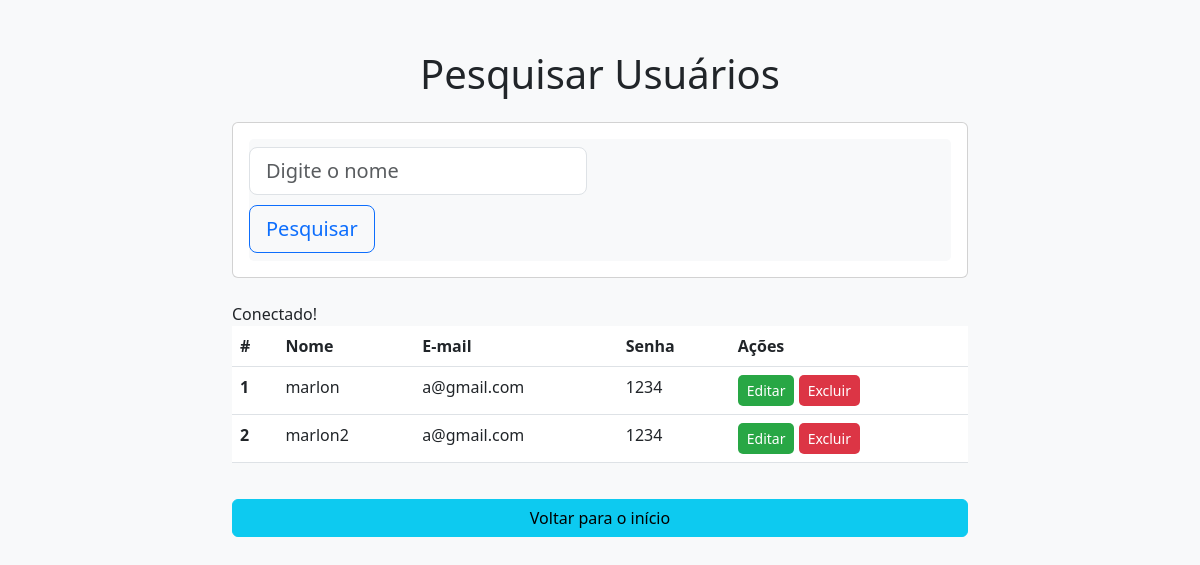
The app's page /pessoas/pesquisa.php, older data.
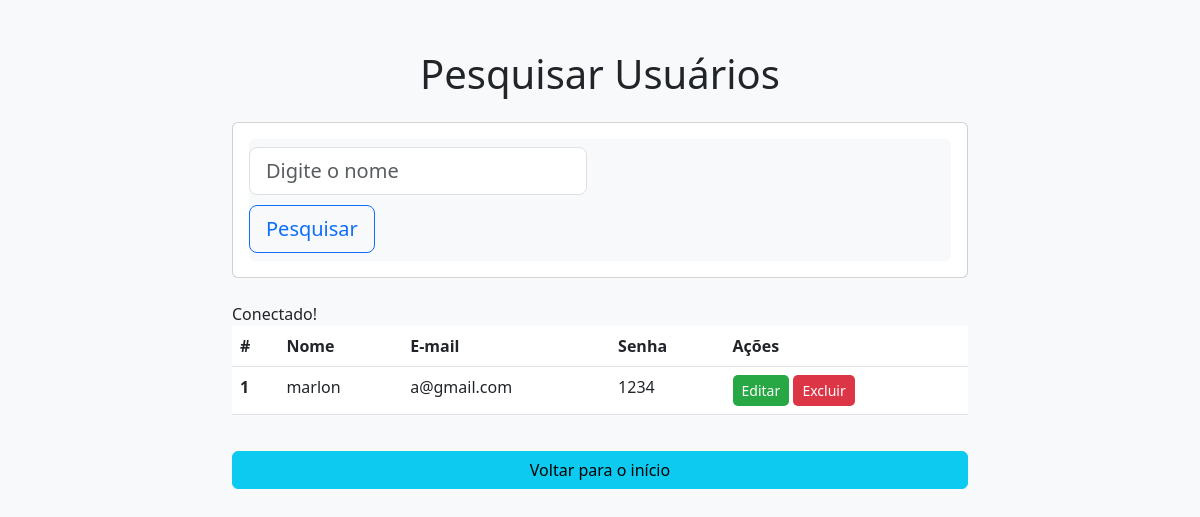
The same page, newer data.
### tables this page shows
CREATE TABLE `pessoas` (
  `cod_pessoa` int(11) NOT NULL,
  `nome` varchar(100) NOT NULL,
  `email` varchar(100) NOT NULL,
  `senha` varchar(100) NOT NULL
);

### pessoas/pesquisa.php (the view, shortened to what this page needs)
<!DOCTYPE html>
<html lang="pt-br">
<head>
    <link href="https://cdn.jsdelivr.net/npm/bootstrap@5.3.0-alpha1/dist/css/bootstrap.min.css" rel="stylesheet">
</head>
<body>
<div class="container">
    <div class="row justify-content-center">
        <div class="col-lg-8">
            <h1 class="text-center mb-4">Pesquisar Usuários</h1>
            <div class="card mb-4">
                <div class="card-body">
                    <nav class="navbar navbar-light bg-light">
                        <form class="form-inline" action="pesquisa.php" method="POST">
                            <input class="form-control form-control-lg me-2" type="search" placeholder="Digite o nome" aria-label="Search" name="busca" autofocus>
                            <button class="btn btn-outline-primary btn-lg" type="submit" style="margin-top: 10px;">Pesquisar</button>
                        </form>
                    </nav>
                </div>
            </div>
            <div class="table-responsive">
                <table class="table table-hover">
                    <thead>
                        <tr>
                            <th scope="col">#</th>
                            <th scope="col">Nome</th>
                            <th scope="col">E-mail</th>
                            <th scope="col">Senha</th>
                            <th scope="col">Ações</th>
                        </tr>
                    </thead>
                    <tbody>
                        <?php
                        include "conexao.php";
                        function buscarUsuarios($conn, $pesquisa) {
                            $sql = "SELECT * FROM pessoas WHERE nome LIKE '%$pesquisa%'";
                            return mysqli_query($conn, $sql);
                        }
                        $pesquisa = isset($_POST['busca']) ? $_POST['busca'] : '';
                        $dados = buscarUsuarios($conn, $pesquisa);
                        if ($dados && mysqli_num_rows($dados) > 0) {
                            while ($linha = mysqli_fetch_assoc($dados)) {
                                $cod_pessoa = $linha['cod_pessoa'];
                                $nome = $linha['nome'];
                                $email = $linha['email'];
                                $senha = $linha['senha'];
                                echo "<tr>
                                        <th scope='row'>$cod_pessoa</th>
                                        <td>$nome</td>
                                        <td>$email</td>
                                        <td>$senha</td>
                                        <td>
                                            <button class='btn btn-edit btn-sm' data-bs-toggle='modal' data-bs-target='#editModal' data-id='$cod_pessoa' data-nome='$nome' data-email='$email' data-senha='$senha'>Editar</button>
                                            <a href='delete.php?id=$cod_pessoa' class='btn btn-clear btn-sm'>Excluir</a>
                                        </td>
                                    </tr>";
                            }
                        } else {
                            echo "<tr><td colspan='5' class='text-center'>Nenhum resultado encontrado</td></tr>";
                        }
                        ?>
                    </tbody>
                </table>
            </div>
            <a href="../produtos/admin.php" class="btn btn-info w-100">Voltar para o início</a>
        </div>
    </div>
</div>
</body>
</html>

### pessoas/pesquisa.php (style rules this page uses)
body { background-color: #f8f9fa; }
.container { margin-top: 50px; }
.navbar { border-radius: 5px; }
.table thead { background-color: #007bff; color: white; }
.btn-edit, .btn-clear { font-size: 0.875rem; border-radius: 5px; }
.btn-edit { background-color: #28a745; color: white; }
.btn-clear { background-color: #dc3545; color: white; }
.btn-info { margin-top: 20px; }

Row changes from the older to the newer data that the page shows:
removed pessoas: cod_pessoa "2", nome "marlon2", email "a@gmail.com", senha "1234"
